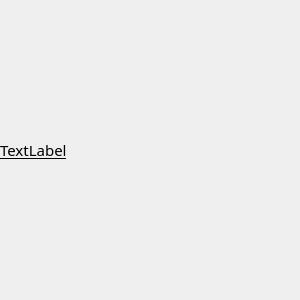
<?xml version="1.0" encoding="UTF-8"?>
<ui version="4.0">
 <class>TileWidget</class>
 <widget class="QWidget" name="TileWidget">
  <property name="geometry">
   <rect>
    <x>0</x>
    <y>0</y>
    <width>300</width>
    <height>300</height>
   </rect>
  </property>
  <property name="windowTitle">
   <string>Form</string>
  </property>
  <layout class="QGridLayout" name="gridLayout">
   <property name="leftMargin">
    <number>0</number>
   </property>
   <property name="topMargin">
    <number>0</number>
   </property>
   <property name="rightMargin">
    <number>0</number>
   </property>
   <property name="bottomMargin">
    <number>0</number>
   </property>
   <property name="spacing">
    <number>0</number>
   </property>
   <item row="0" column="0">
    <widget class="QLabel" name="imageLabel">
     <property name="palette">
      <palette>
       <active>
        <colorrole role="WindowText">
         <brush brushstyle="SolidPattern">
          <color alpha="255">
           <red>0</red>
           <green>0</green>
           <blue>0</blue>
          </color>
         </brush>
        </colorrole>
        <colorrole role="Button">
         <brush brushstyle="SolidPattern">
          <color alpha="255">
           <red>85</red>
           <green>170</green>
           <blue>255</blue>
          </color>
         </brush>
        </colorrole>
        <colorrole role="Light">
         <brush brushstyle="SolidPattern">
          <color alpha="255">
           <red>213</red>
           <green>234</green>
           <blue>255</blue>
          </color>
         </brush>
        </colorrole>
        <colorrole role="Midlight">
         <brush brushstyle="SolidPattern">
          <color alpha="255">
           <red>149</red>
           <green>202</green>
           <blue>255</blue>
          </color>
         </brush>
        </colorrole>
        <colorrole role="Dark">
         <brush brushstyle="SolidPattern">
          <color alpha="255">
           <red>42</red>
           <green>85</green>
           <blue>127</blue>
          </color>
         </brush>
        </colorrole>
        <colorrole role="Mid">
         <brush brushstyle="SolidPattern">
          <color alpha="255">
           <red>56</red>
           <green>113</green>
           <blue>170</blue>
          </color>
         </brush>
        </colorrole>
        <colorrole role="Text">
         <brush brushstyle="SolidPattern">
          <color alpha="255">
           <red>0</red>
           <green>0</green>
           <blue>0</blue>
          </color>
         </brush>
        </colorrole>
        <colorrole role="BrightText">
         <brush brushstyle="SolidPattern">
          <color alpha="255">
           <red>255</red>
           <green>255</green>
           <blue>255</blue>
          </color>
         </brush>
        </colorrole>
        <colorrole role="ButtonText">
         <brush brushstyle="SolidPattern">
          <color alpha="255">
           <red>0</red>
           <green>0</green>
           <blue>0</blue>
          </color>
         </brush>
        </colorrole>
        <colorrole role="Base">
         <brush brushstyle="SolidPattern">
          <color alpha="255">
           <red>255</red>
           <green>255</green>
           <blue>255</blue>
          </color>
         </brush>
        </colorrole>
        <colorrole role="Window">
         <brush brushstyle="SolidPattern">
          <color alpha="255">
           <red>85</red>
           <green>170</green>
           <blue>255</blue>
          </color>
         </brush>
        </colorrole>
        <colorrole role="Shadow">
         <brush brushstyle="SolidPattern">
          <color alpha="255">
           <red>0</red>
           <green>0</green>
           <blue>0</blue>
          </color>
         </brush>
        </colorrole>
        <colorrole role="AlternateBase">
         <brush brushstyle="SolidPattern">
          <color alpha="255">
           <red>170</red>
           <green>212</green>
           <blue>255</blue>
          </color>
         </brush>
        </colorrole>
        <colorrole role="ToolTipBase">
         <brush brushstyle="SolidPattern">
          <color alpha="255">
           <red>255</red>
           <green>255</green>
           <blue>220</blue>
          </color>
         </brush>
        </colorrole>
        <colorrole role="ToolTipText">
         <brush brushstyle="SolidPattern">
          <color alpha="255">
           <red>0</red>
           <green>0</green>
           <blue>0</blue>
          </color>
         </brush>
        </colorrole>
       </active>
       <inactive>
        <colorrole role="WindowText">
         <brush brushstyle="SolidPattern">
          <color alpha="255">
           <red>0</red>
           <green>0</green>
           <blue>0</blue>
          </color>
         </brush>
        </colorrole>
        <colorrole role="Button">
         <brush brushstyle="SolidPattern">
          <color alpha="255">
           <red>85</red>
           <green>170</green>
           <blue>255</blue>
          </color>
         </brush>
        </colorrole>
        <colorrole role="Light">
         <brush brushstyle="SolidPattern">
          <color alpha="255">
           <red>213</red>
           <green>234</green>
           <blue>255</blue>
          </color>
         </brush>
        </colorrole>
        <colorrole role="Midlight">
         <brush brushstyle="SolidPattern">
          <color alpha="255">
           <red>149</red>
           <green>202</green>
           <blue>255</blue>
          </color>
         </brush>
        </colorrole>
        <colorrole role="Dark">
         <brush brushstyle="SolidPattern">
          <color alpha="255">
           <red>42</red>
           <green>85</green>
           <blue>127</blue>
          </color>
         </brush>
        </colorrole>
        <colorrole role="Mid">
         <brush brushstyle="SolidPattern">
          <color alpha="255">
           <red>56</red>
           <green>113</green>
           <blue>170</blue>
          </color>
         </brush>
        </colorrole>
        <colorrole role="Text">
         <brush brushstyle="SolidPattern">
          <color alpha="255">
           <red>0</red>
           <green>0</green>
           <blue>0</blue>
          </color>
         </brush>
        </colorrole>
        <colorrole role="BrightText">
         <brush brushstyle="SolidPattern">
          <color alpha="255">
           <red>255</red>
           <green>255</green>
           <blue>255</blue>
          </color>
         </brush>
        </colorrole>
        <colorrole role="ButtonText">
         <brush brushstyle="SolidPattern">
          <color alpha="255">
           <red>0</red>
           <green>0</green>
           <blue>0</blue>
          </color>
         </brush>
        </colorrole>
        <colorrole role="Base">
         <brush brushstyle="SolidPattern">
          <color alpha="255">
           <red>255</red>
           <green>255</green>
           <blue>255</blue>
          </color>
         </brush>
        </colorrole>
        <colorrole role="Window">
         <brush brushstyle="SolidPattern">
          <color alpha="255">
           <red>85</red>
           <green>170</green>
           <blue>255</blue>
          </color>
         </brush>
        </colorrole>
        <colorrole role="Shadow">
         <brush brushstyle="SolidPattern">
          <color alpha="255">
           <red>0</red>
           <green>0</green>
           <blue>0</blue>
          </color>
         </brush>
        </colorrole>
        <colorrole role="AlternateBase">
         <brush brushstyle="SolidPattern">
          <color alpha="255">
           <red>170</red>
           <green>212</green>
           <blue>255</blue>
          </color>
         </brush>
        </colorrole>
        <colorrole role="ToolTipBase">
         <brush brushstyle="SolidPattern">
          <color alpha="255">
           <red>255</red>
           <green>255</green>
           <blue>220</blue>
          </color>
         </brush>
        </colorrole>
        <colorrole role="ToolTipText">
         <brush brushstyle="SolidPattern">
          <color alpha="255">
           <red>0</red>
           <green>0</green>
           <blue>0</blue>
          </color>
         </brush>
        </colorrole>
       </inactive>
       <disabled>
        <colorrole role="WindowText">
         <brush brushstyle="SolidPattern">
          <color alpha="255">
           <red>42</red>
           <green>85</green>
           <blue>127</blue>
          </color>
         </brush>
        </colorrole>
        <colorrole role="Button">
         <brush brushstyle="SolidPattern">
          <color alpha="255">
           <red>85</red>
           <green>170</green>
           <blue>255</blue>
          </color>
         </brush>
        </colorrole>
        <colorrole role="Light">
         <brush brushstyle="SolidPattern">
          <color alpha="255">
           <red>213</red>
           <green>234</green>
           <blue>255</blue>
          </color>
         </brush>
        </colorrole>
        <colorrole role="Midlight">
         <brush brushstyle="SolidPattern">
          <color alpha="255">
           <red>149</red>
           <green>202</green>
           <blue>255</blue>
          </color>
         </brush>
        </colorrole>
        <colorrole role="Dark">
         <brush brushstyle="SolidPattern">
          <color alpha="255">
           <red>42</red>
           <green>85</green>
           <blue>127</blue>
          </color>
         </brush>
        </colorrole>
        <colorrole role="Mid">
         <brush brushstyle="SolidPattern">
          <color alpha="255">
           <red>56</red>
           <green>113</green>
           <blue>170</blue>
          </color>
         </brush>
        </colorrole>
        <colorrole role="Text">
         <brush brushstyle="SolidPattern">
          <color alpha="255">
           <red>42</red>
           <green>85</green>
           <blue>127</blue>
          </color>
         </brush>
        </colorrole>
        <colorrole role="BrightText">
         <brush brushstyle="SolidPattern">
          <color alpha="255">
           <red>255</red>
           <green>255</green>
           <blue>255</blue>
          </color>
         </brush>
        </colorrole>
        <colorrole role="ButtonText">
         <brush brushstyle="SolidPattern">
          <color alpha="255">
           <red>42</red>
           <green>85</green>
           <blue>127</blue>
          </color>
         </brush>
        </colorrole>
        <colorrole role="Base">
         <brush brushstyle="SolidPattern">
          <color alpha="255">
           <red>85</red>
           <green>170</green>
           <blue>255</blue>
          </color>
         </brush>
        </colorrole>
        <colorrole role="Window">
         <brush brushstyle="SolidPattern">
          <color alpha="255">
           <red>85</red>
           <green>170</green>
           <blue>255</blue>
          </color>
         </brush>
        </colorrole>
        <colorrole role="Shadow">
         <brush brushstyle="SolidPattern">
          <color alpha="255">
           <red>0</red>
           <green>0</green>
           <blue>0</blue>
          </color>
         </brush>
        </colorrole>
        <colorrole role="AlternateBase">
         <brush brushstyle="SolidPattern">
          <color alpha="255">
           <red>85</red>
           <green>170</green>
           <blue>255</blue>
          </color>
         </brush>
        </colorrole>
        <colorrole role="ToolTipBase">
         <brush brushstyle="SolidPattern">
          <color alpha="255">
           <red>255</red>
           <green>255</green>
           <blue>220</blue>
          </color>
         </brush>
        </colorrole>
        <colorrole role="ToolTipText">
         <brush brushstyle="SolidPattern">
          <color alpha="255">
           <red>0</red>
           <green>0</green>
           <blue>0</blue>
          </color>
         </brush>
        </colorrole>
       </disabled>
      </palette>
     </property>
     <property name="font">
      <font>
       <family>Kalpurush</family>
       <pointsize>11</pointsize>
       <underline>true</underline>
      </font>
     </property>
     <property name="text">
      <string>TextLabel</string>
     </property>
    </widget>
   </item>
  </layout>
 </widget>
 <resources/>
 <connections/>
</ui>
